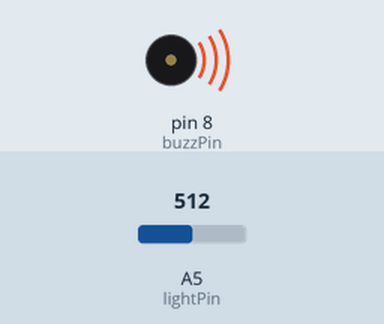
Simulated run of this sketch. Board: Arduino Uno, built with avr-gcc and run on an emulated ATmega328P. Parts: buzzer (waves = sounding). Inputs (shaded band) come from the test bench; at power-on: A5 (lightPin) = 512. What the sketch prints to the serial monitor is not drawn.

Above: at 0.1 s.
Timing chart, 0 to 1.6 s (numbered marks = the images above):
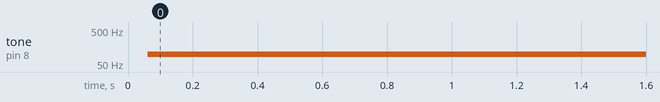

Measured:
- by itself, tone on pin 8 (buzzPin): silent → 96 Hz at 0.06 s

The sketch:

lightTriggeredBuzzer.ino
```cpp
int lightPin = A5;
int buzzPin = 8;
int dt;
float dt1;
void setup() {
  // put your setup code here, to run once:
  Serial.begin(9600);
  pinMode(lightPin, INPUT);
  pinMode(buzzPin, OUTPUT);
}

void loop() {
  // put your main code here, to run repeatedly:

  dt = analogRead(lightPin);
  dt1 = (9940. / 1023.) * dt + 60;
  Serial.println(dt);
  digitalWrite(buzzPin, HIGH);
  delayMicroseconds(dt1);
  digitalWrite(buzzPin, LOW);
  delayMicroseconds(dt1);
}
```
